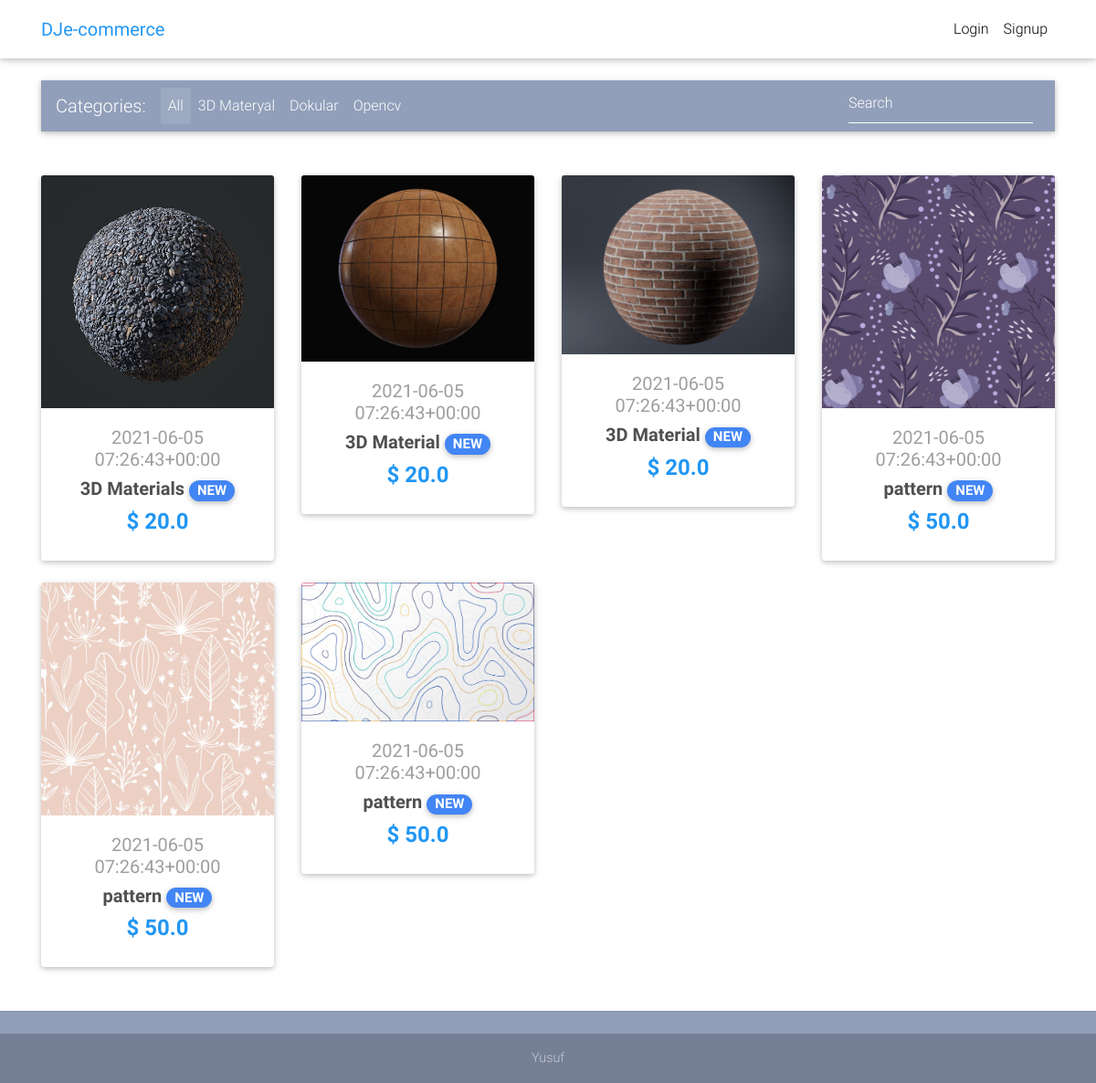
The page / on the database its author committed.
### core/models.py (models this page shows, shortened)
class Item(models.Model):
    title = models.CharField(max_length=100)
    price = models.FloatField()
    discount_price = models.FloatField(blank=True, null=True)
    category = models.CharField(choices=CATEGORY_CHOICES, max_length=2)
    label = models.CharField(choices=LABEL_CHOICES, max_length=1)
    slug = models.SlugField()
    description = models.TextField()
    image = models.ImageField()
    def get_absolute_url(self):
        return reverse("core:product", kwargs={
            'slug': self.slug
        })

### core/views.py (the view)
# urls.py: path('', HomeView.as_view(), name='home'),
class HomeView(ListView):
    model = Item
    paginate_by = 10
    template_name = "home.html"

### templates/home.html (shortened to what this page needs)
{% extends "base.html" %}
{% block content %}
  <main>
    <div class="container">
      <nav class="navbar navbar-expand-lg navbar-dark mdb-color lighten-3 mt-3 mb-5">
        <span class="navbar-brand">Categories:</span>
        <div class="collapse navbar-collapse" id="basicExampleNav">
          <ul class="navbar-nav mr-auto">
            <li class="nav-item active">
              <a class="nav-link" href="/">All
              </a>
            </li>
            <li class="nav-item">
              <a class="nav-link" href="{% url 'core:materials' %}">3D Materyal</a>
            </li>
            <li class="nav-item">
              <a class="nav-link" href="{% url 'core:patterns'%}">Dokular</a>
            </li>
            <li class="nav-item">
              <a class="nav-link" href="{% url 'core:opencvd'%}">Opencv</a>
            </li>
          </ul>
          <form class="form-inline">
            <div class="md-form my-0">
              <input class="form-control mr-sm-2" type="text" placeholder="Search" aria-label="Search">
            </div>
          </form>
        </div>
      </nav>
      <section class="text-center mb-4">
        <div class="row wow fadeIn">
          {% for item in object_list %}
          <div class="col-lg-3 col-md-6 mb-4">
            <div class="card">
              <div class="view overlay">
                <img src="{{ item.image.url }}" class="card-img-top">
              </div>
              <div class="card-body text-center">
                <a href="" class="grey-text">
                  <h5>{{ item.get_category_display }}</h5>
                </a>
                <h5>
                  <strong>
                    <a href="{{ item.get_absolute_url }}" class="dark-grey-text">{{ item.title }}
                      <span class="badge badge-pill {{ item.get_label_display }}-color">NEW</span>
                    </a>
                  </strong>
                </h5>
                <h4 class="font-weight-bold blue-text">
                  <strong>$
                  {% if item.discount_price %}
                  {{ item.discount_price }}
                  {% else %}
                  {{ item.price }}
                  {% endif %}
                  </strong>
                </h4>
              </div>
            </div>
          </div>
          {% endfor %}
        </div>
      </section>
    </div>
  </main>
{% endblock content %}

### templates/base.html (shortened to what this page needs)
{% load static %}
<!DOCTYPE html>
<html lang="en">
<head>
  <link rel="stylesheet" href="https://use.fontawesome.com/releases/v5.8.1/css/all.css">
  <link href="{% static 'css/bootstrap.min.css' %}" rel="stylesheet">
  <link href="{% static 'css/mdb.min.css' %}" rel="stylesheet">
  <link href="{% static 'css/style.min.css' %}" rel="stylesheet">
</head>
{% include "navbar.html" %}
<body>
    <div class="mt-5 pt-4">
    </div>
    {% block content %}
    {% endblock content %}
    {% include "footer.html" %}
</body>
</html>

### templates/navbar.html (shortened to what this page needs)
{% load cart_template_tags %}
<nav class="navbar fixed-top navbar-expand-lg navbar-light white scrolling-navbar">
    <div class="container">
      <a class="navbar-brand waves-effect" href="/">
        <strong class="blue-text">DJe-commerce</strong>
      </a>
      <div class="collapse navbar-collapse" id="navbarSupportedContent">
        <ul class="navbar-nav nav-flex-icons">
          {% if request.user.is_authenticated %}
          <li class="nav-item">
            <a href="{% url 'core:order-summary' %}" class="nav-link waves-effect">
              <span class="badge red z-depth-1 mr-1"> {{ request.user|cart_item_count }} </span>
              <i class="fas fa-shopping-cart"></i>
              <span class="clearfix d-none d-sm-inline-block"> Cart </span>
            </a>
          </li>
          <li class="nav-item">
            <a class="nav-link waves-effect" href="{% url 'account_logout' %}">
              <span class="clearfix d-none d-sm-inline-block"> Logout </span>
            </a>
          </li>
          {% else %}
          <li class="nav-item">
            <a class="nav-link waves-effect" href="{% url 'account_login' %}">
              <span class="clearfix d-none d-sm-inline-block"> Login </span>
            </a>
          </li>
          <li class="nav-item">
            <a class="nav-link waves-effect" href="{% url 'account_signup' %}">
              <span class="clearfix d-none d-sm-inline-block"> Signup </span>
            </a>
          </li>
          {% endif %}
        </ul>
      </div>
    </div>
  </nav>

### templates/footer.html (shortened to what this page needs)
<footer class="page-footer text-center font-small mt-4 wow fadeIn">
    <hr class="my-4">
    <div class="footer-copyright py-3">
      Yusuf
    </div>
  </footer>

### templates/scripts.html (shortened to what this page needs)
{% load static %}

### templates/base.html (style rules this page uses)
html, body, header, .carousel { height: 60vh; }

### rows shown on the page
Item: image (picture), category "2021-06-05 07:26:43+00:00", title "3D Materials", discount_price "20.0"
Item: image (picture), category "2021-06-05 07:26:43+00:00", title "3D Material", price "20.0"
Item: image (picture), category "2021-06-05 07:26:43+00:00", title "3D Material", price "20.0"
Item: image (picture), category "2021-06-05 07:26:43+00:00", title "pattern", price "50.0"
Item: image (picture), category "2021-06-05 07:26:43+00:00", title "pattern", price "50.0"
Item: image (picture), category "2021-06-05 07:26:43+00:00", title "pattern", price "50.0"
